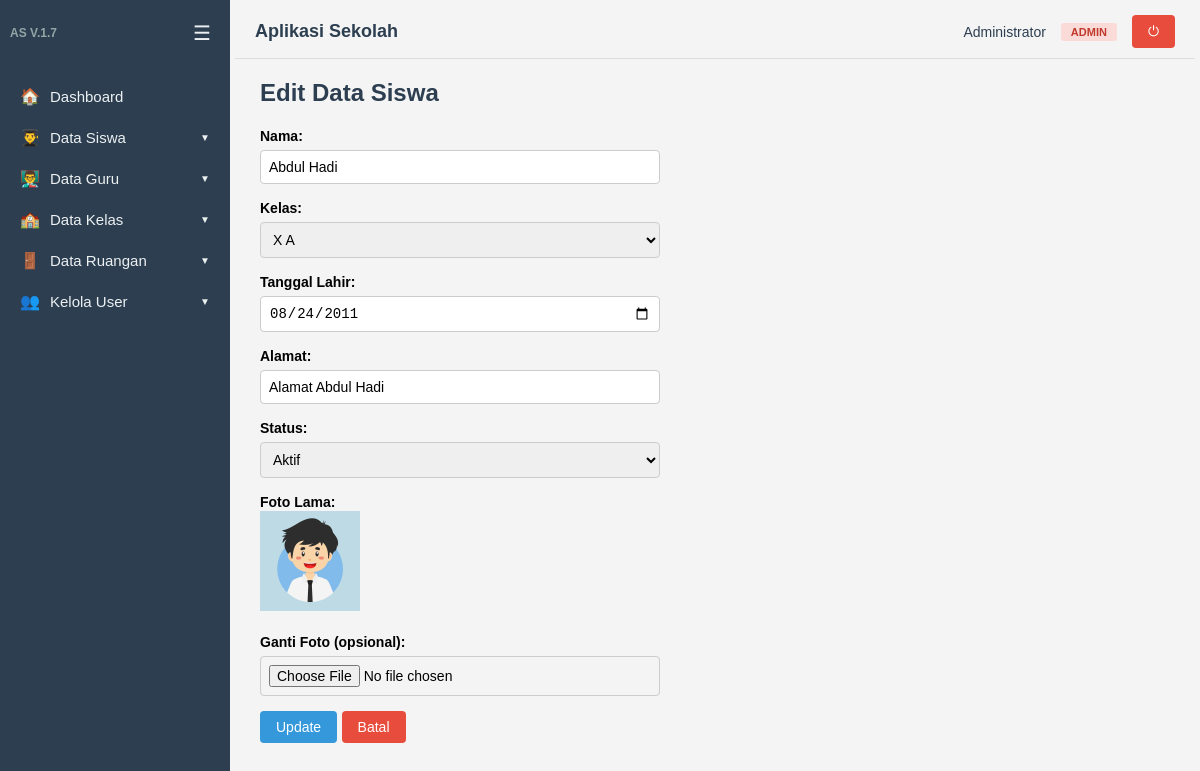
The page /siswa/edit.php?id=1 (signed in) on the database its author committed.
### tables this page shows
CREATE TABLE `datasiswa` (
  `id` int(5) NOT NULL,
  `nama` varchar(50) NOT NULL,
  `status` enum('aktif','tidak aktif') NOT NULL DEFAULT 'aktif',
  `tanggal_lahir` date NOT NULL,
  `alamat` varchar(100) NOT NULL,
  `foto` varchar(100) DEFAULT NULL,
  `id_kelas` int(11) DEFAULT NULL
);

CREATE TABLE `datakelas` (
  `id_kelas` int(11) NOT NULL,
  `namakelas` varchar(100) NOT NULL,
  `tingkat` enum('X','XI','XII') NOT NULL,
  `tahunajaran` varchar(20) NOT NULL,
  `idguru` int(11) DEFAULT NULL,
  `idsiswa` int(11) DEFAULT NULL,
  `idruang` int(11) DEFAULT NULL
);

### siswa/edit.php (the view, shortened to what this page needs)
<?php
include dirname(__DIR__) . '/auth.php';
$id = isset($_GET['id']) ? (int)$_GET['id'] : 0;
$data = mysqli_query($koneksi, "SELECT * FROM datasiswa WHERE id=$id");
$siswa = mysqli_fetch_assoc($data);
$kelas = mysqli_query($koneksi, "SELECT id_kelas, namakelas FROM datakelas ORDER BY namakelas");
include dirname(__DIR__) . '/layout/header.php';
?>
<h2>Edit Data Siswa</h2>
<form action="update.php" method="post" enctype="multipart/form-data">
    <label>Nama:</label><br>
    <input type="text" name="nama" value="<?= htmlspecialchars($siswa['nama']); ?>" required><br>
    <label>Kelas:</label><br>
    <select name="id_kelas">
        <?php while ($k = mysqli_fetch_assoc($kelas)) : ?>
            <option value="<?= $k['id_kelas']; ?>" <?= $siswa['id_kelas'] == $k['id_kelas'] ? 'selected' : ''; ?>>
                <?= htmlspecialchars($k['namakelas']); ?>
            </option>
        <?php endwhile; ?>
    </select><br>
    <label>Tanggal Lahir:</label><br>
    <input type="date" name="tanggal_lahir" value="<?= $siswa['tanggal_lahir']; ?>" required><br>
    <label>Alamat:</label><br>
    <input type="text" name="alamat" value="<?= htmlspecialchars($siswa['alamat']); ?>" required><br>
    <label>Status:</label><br>
    <select name="status" required>
        <option value="aktif" <?= $siswa['status'] === 'aktif' ? 'selected' : ''; ?>>Aktif</option>
    </select><br>
    <label>Foto Lama:</label><br>
    <img src="<?= BASE_URL; ?>/uploads/foto_siswa/<?= $siswa['foto']; ?>" width="100"><br><br>
    <label>Ganti Foto (opsional):</label><br>
    <input type="file" name="foto"><br>
    <button class="btn" type="submit">Update</button>
    <a class="btn btn-danger" href="tampil.php">Batal</a>
</form>
<?php include dirname(__DIR__) . '/layout/footer.php'; ?>

### layout/header.php (style rules this page uses)
* { box-sizing: border-box; margin: 0; padding: 0; }
body { font-family: Arial, Helvetica, sans-serif; background: #f4f4f4; display: flex; min-height: 100vh; }
h2 { margin-bottom: 20px; color: #2c3e50; }
label { font-weight: bold; font-size: 14px; }
input[type=text], input[type=date], input[type=number], input[type=file], select { padding: 8px; width: 100%; max-width: 400px; margin: 5px 0 15px; border: 1px solid #ccc; border-radius: 4px; font-size: 14px; }
.btn { display: inline-block; background: #3498db; color: #fff; border: 0; padding: 8px 16px; border-radius: 4px; cursor: pointer; text-decoration: none; font-size: 14px; }
.btn-danger { background: #e74c3c; }

### rows shown on the page
datasiswa: nama "Abdul Hadi", id_kelas "X A", tanggal_lahir "08/24/2011", alamat "Alamat Abdul Hadi", status "Aktif", foto (picture)

### other values the page prints
$item['icon'] "🏠"
$item['label'] "Dashboard"
$item['icon'] "👨‍🎓"
$item['label'] "Data Siswa"
$item['icon'] "👨‍🏫"
$item['label'] "Data Guru"
$item['icon'] "🏫"
$item['label'] "Data Kelas"
$item['icon'] "🚪"
$item['label'] "Data Ruangan"
$item['icon'] "👥"
$item['label'] "Kelola User"
$user['nama_lengkap'] "Administrator"
$roleLabels[$user['role']] "ADMIN"
